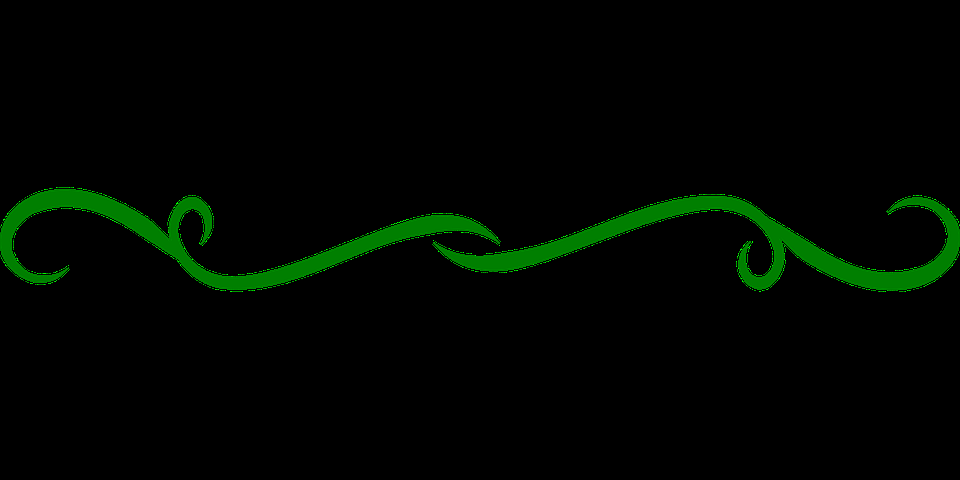
#> input picture line.png, 960 x 480 px
$ jupyter execute opencv_putText_exercise.ipynb
#> lines starting #> are read from the running program, lines starting #| are printed output that depends on the picture; after the words box and inside, x2 and y2 are one past the last pixel; in counts of white or black regions, pixels touching at a corner belong together
[cell 1]
#putText() method is used to draw a text string on any image

[cell 2]
import cv2

[cell 3]
path=('line.png')

[cell 4]
image=cv2.imread(path)
#> image is the input picture: shape (480, 960, 3); mean B, G, R 0, 6.6, 0

[cell 5]
window_name='Image'

[cell 6]
font=cv2.FONT_HERSHEY_SIMPLEX

[cell 7]
org=(250,250)

[cell 8]
fontscale=1

[cell 9]
color=(255,0,0)

[cell 10]
thickness=2

[cell 11]
image=cv2.putText(image,'OpenCV',org,font,fontscale,color,thickness,cv2.LINE_AA)
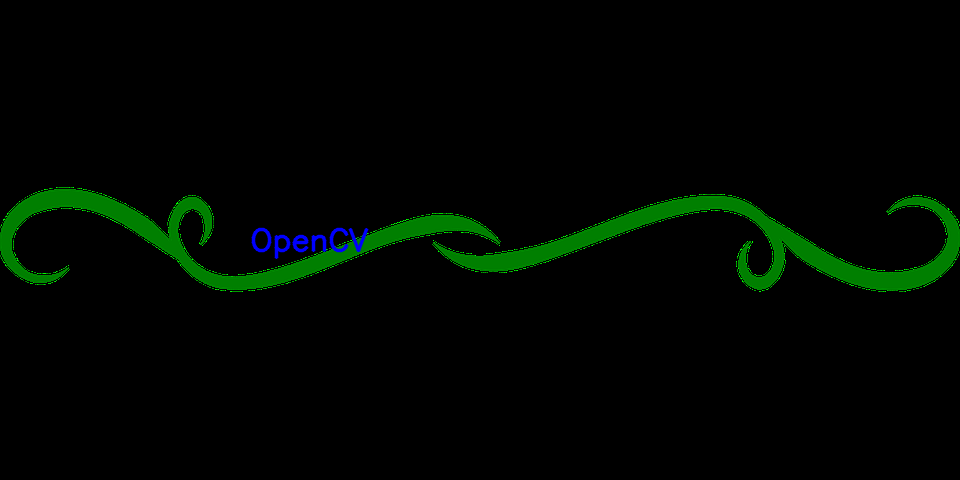
#> image: shape (480, 960, 3); 0.32% of pixels changed, all inside (x1, y1, x2, y2) = (251, 227, 369, 260)
